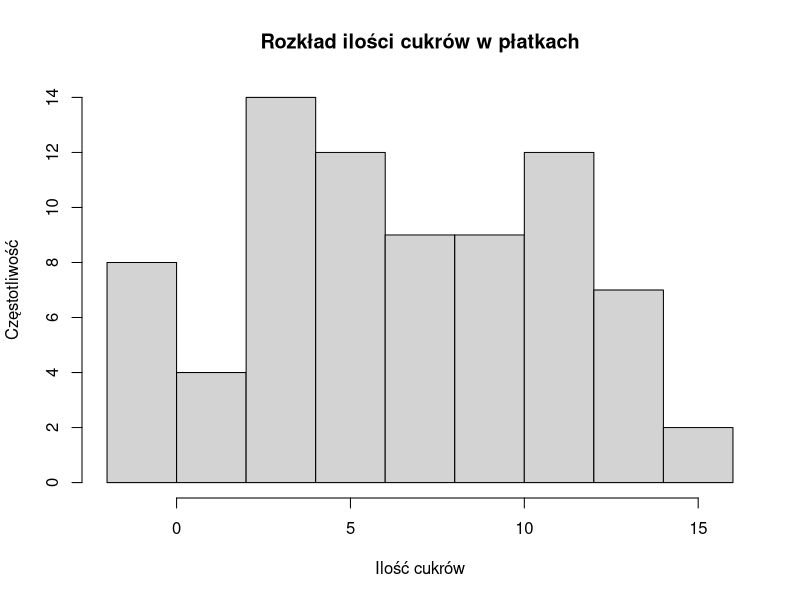
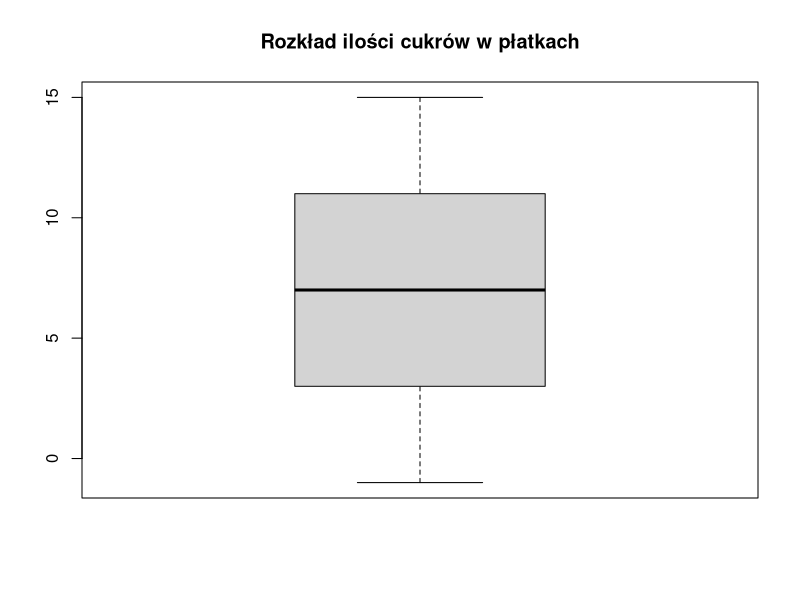
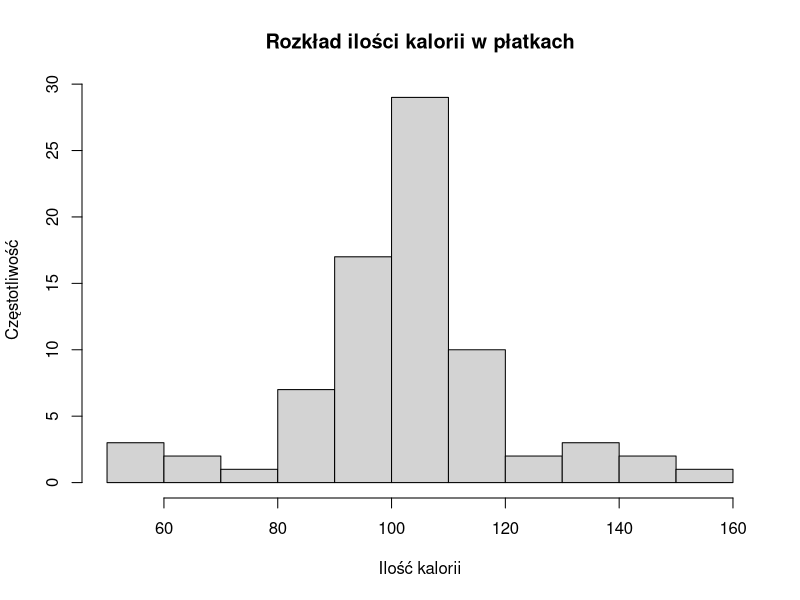
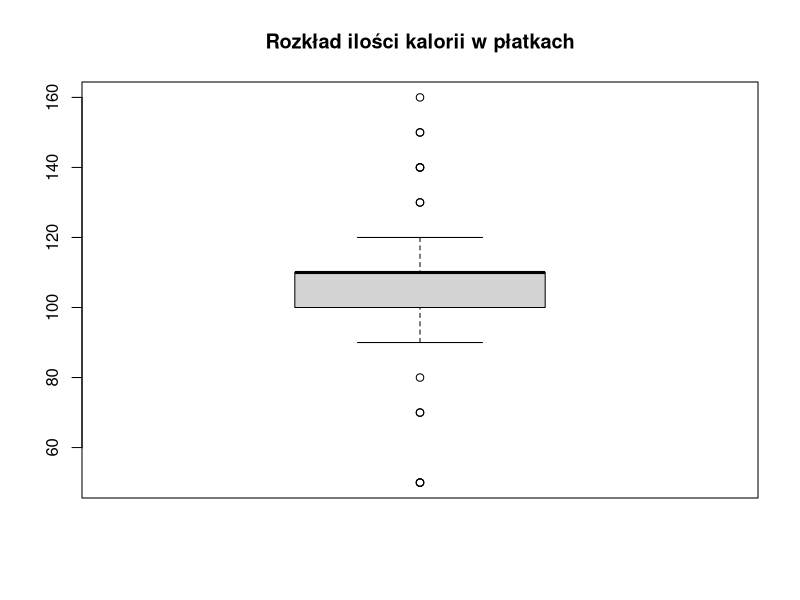

Recreate these plots in R, in order.
# 1. Opis tabelaryczny (wprowadzenie danych w postaci tabeli)

install.packages("readxl")
library(readxl)
myData <- read_excel("cereal.xlsx")

#2.Graficzna prezentacja wynik?w (histogram, wykres pude?kowy)

cals <- myData$calories
sugs <- myData$sugars

dominanta <- function(v) {
  uniqv <- unique(v)
  uniqv[which.max(tabulate(match(v, uniqv)))]
}

result<-dominanta(sugs)

# a) Cukry - histogram i wykres pude?kowy

pdf("Cukry.pdf")

hist(sugs, main = "Rozkład ilości cukrów w płatkach", xlab = "Ilość cukrów", ylab = "Częstotliwość")
boxplot(sugs, main = "Rozkład ilości cukrów w płatkach")

dev.off()

# b) Kalorie - histogram i wykres pude?kowy

pdf("Kalorie.pdf")

hist(cals, main = "Rozkład ilości kalorii w płatkach", xlab = "Ilość kalorii", ylab = "Częstotliwość")
boxplot(cals, main = "Rozkład ilości kalorii w płatkach")

dev.off()
mode


